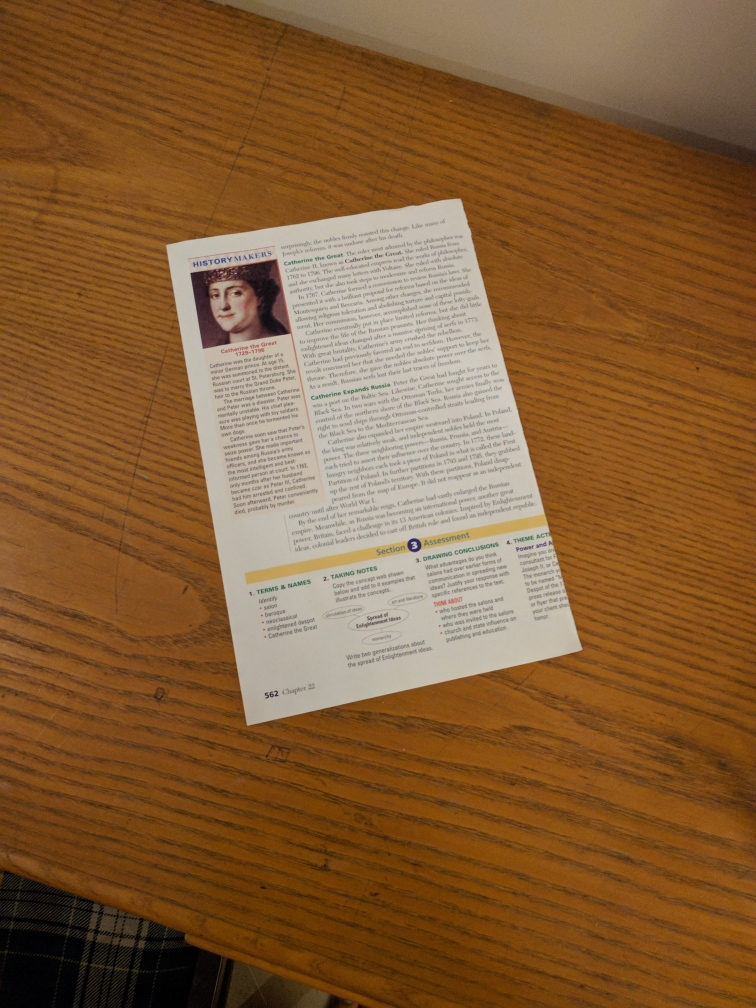
#> input picture TrainedModel/img.jpg, 3024 x 4032 px (shown at 1/4 size)
$ python -i content_processor.py   (imports and definitions only)
#> lines starting #> are read from the running program, lines starting #| are printed output that depends on the picture; after the words box and inside, x2 and y2 are one past the last pixel; in counts of white or black regions, pixels touching at a corner belong together
#> further down, picture is the input picture: shape (4032, 3024, 3); mean B, G, R 54.2, 94, 133.1
import cv2
from config import INTERPOLATION_METHOD


def process_document_content(img, operation_type=None, contrast=None, brightness=None):
    flip_vertical = cv2.flip(img, -1)
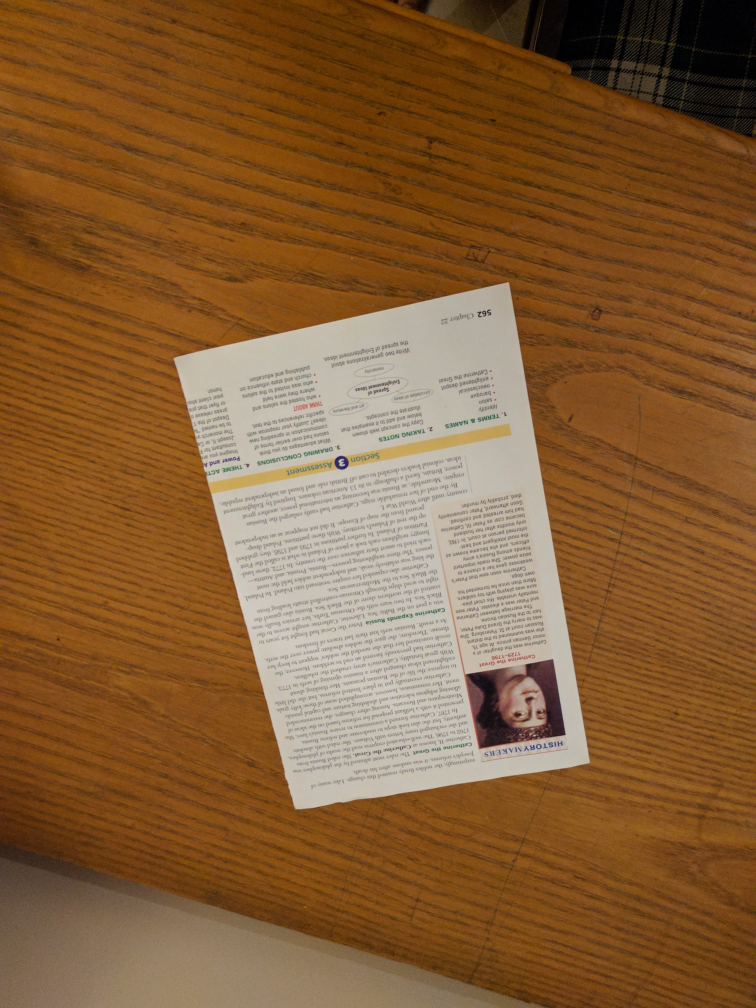
#> flip_vertical: shape (4032, 3024, 3) (shown at 1/4 size); mean B, G, R 54.2, 94, 133.1
    f_height, f_width = img.shape[0], img.shape[1]
#> f_height = 4032; f_width = 3024
    resized = cv2.resize(flip_vertical, None, fx=1050 / f_width, fy=735 / f_height, interpolation=INTERPOLATION_METHOD)
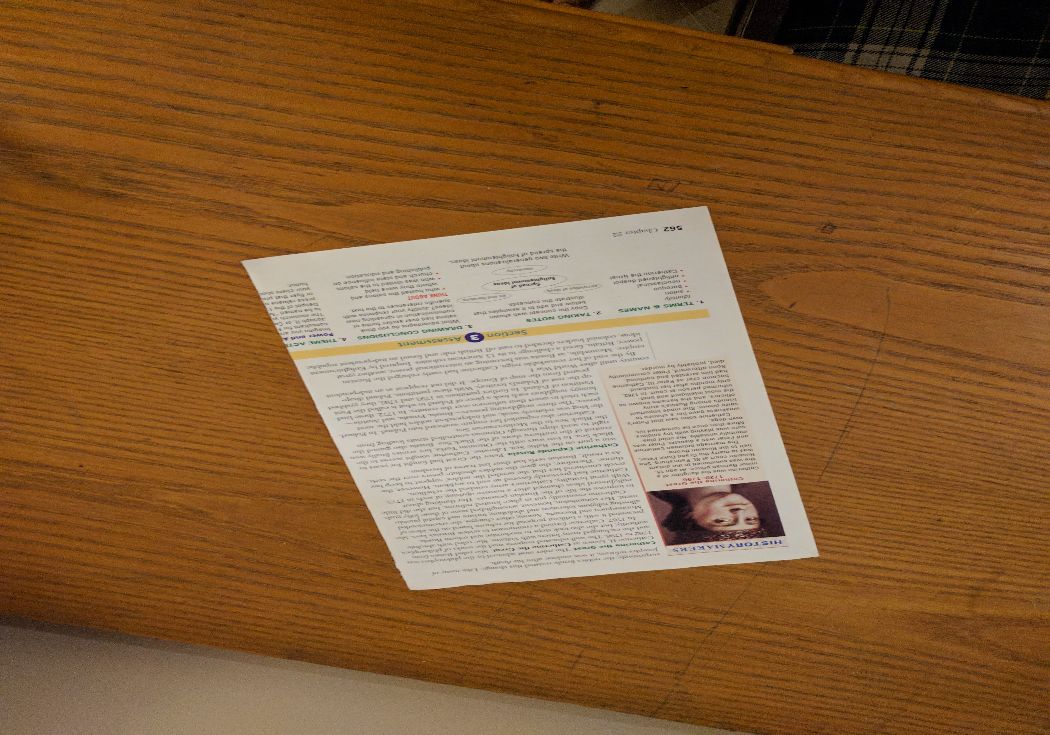
#> resized: shape (735, 1050, 3); mean B, G, R 54.3, 94, 133.1
    if operation_type is None or operation_type == 0:
        gray = cv2.cvtColor(resized, cv2.COLOR_BGR2GRAY)
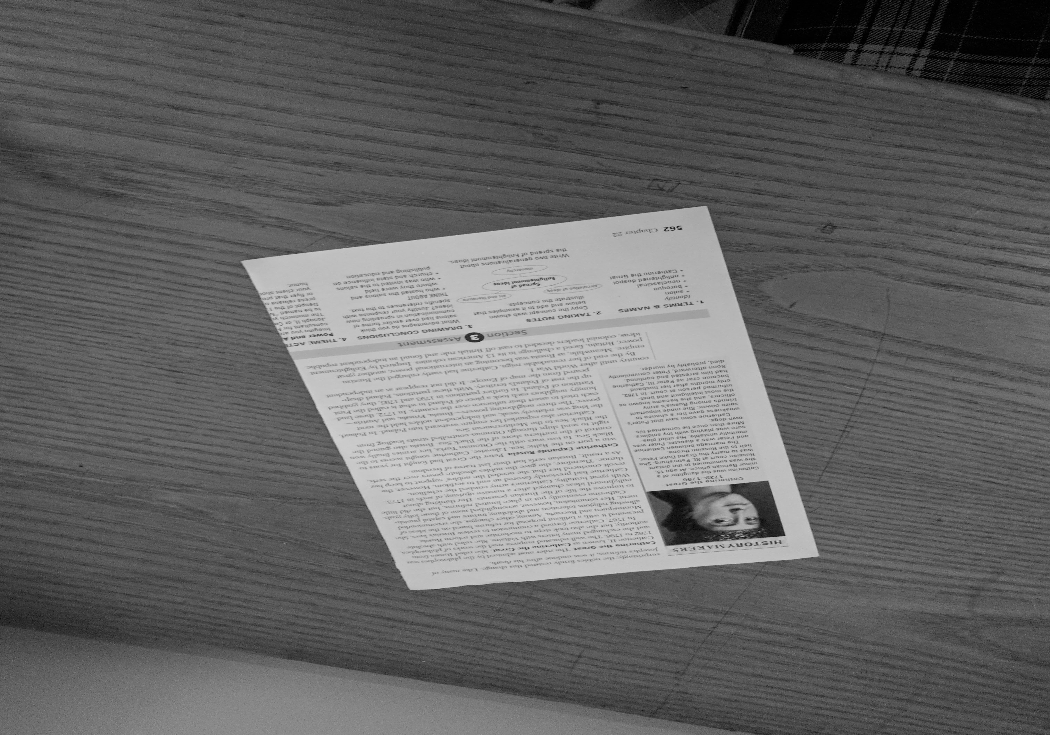
#> gray: shape (735, 1050); min 0, max 211, mean 101.2
        denoised = cv2.fastNlMeansDenoising(gray, 3, 7, 21)
        binarized = cv2.adaptiveThreshold(denoised, 255, cv2.ADAPTIVE_THRESH_GAUSSIAN_C, cv2.THRESH_BINARY, 15, 2)
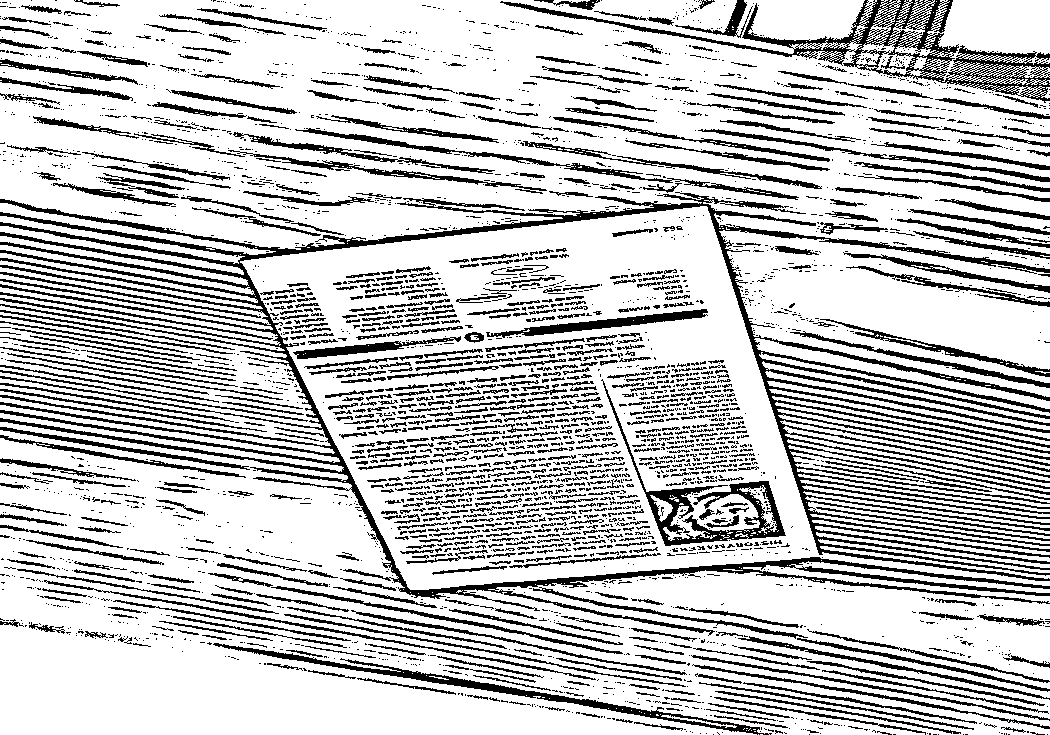
#> binarized: shape (735, 1050); 76.6% white; 3163 black regions (2271 under 20 px), largest, box (x1, y1, x2, y2) and area: (0, 192, 1050, 636) 50169, (500, 0, 1050, 103) 8170, (601, 379, 786, 546) 3605
        temp1 = cv2.pyrUp(binarized)
        for i in range(0, 1):
            temp1 = cv2.medianBlur(temp1, 9)
        result = cv2.pyrDown(temp1)
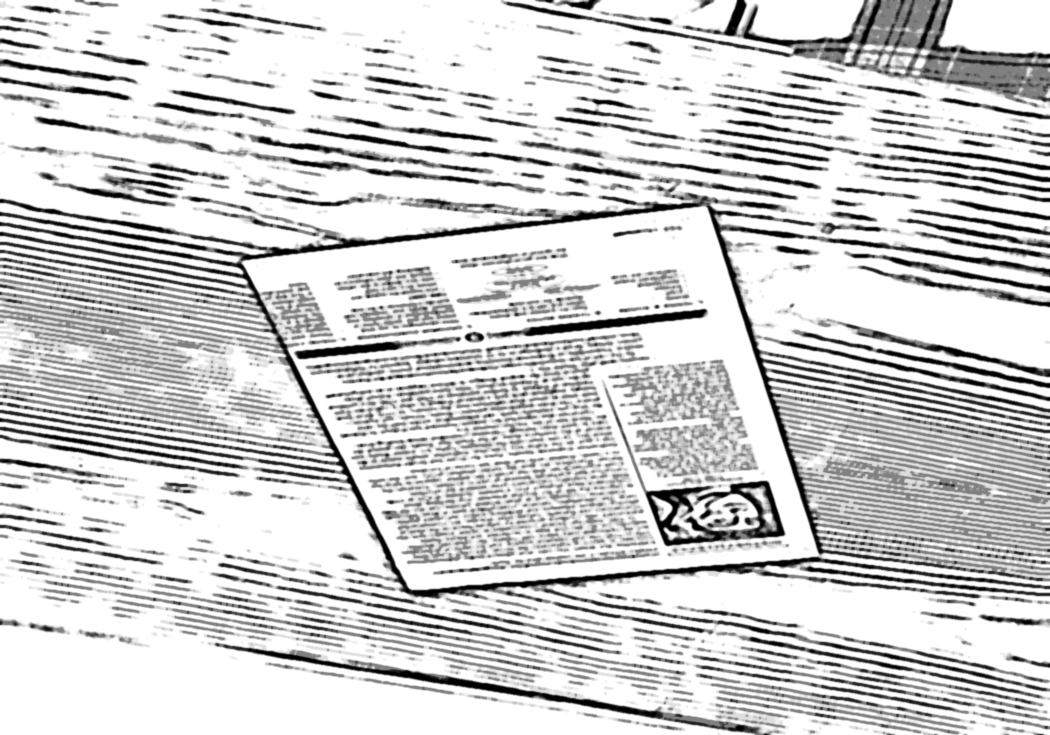
#> result: shape (735, 1050); min 0, max 255, mean 206
    elif operation_type == 1:
        contrast = 2 * (contrast - 1) / 99 + 1
        result = cv2.convertScaleAbs(resized, alpha=contrast, beta=brightness)
    return result

>>> import cv2
>>> picture = cv2.imread('TrainedModel/img.jpg')
>>> result = process_document_content(picture)
